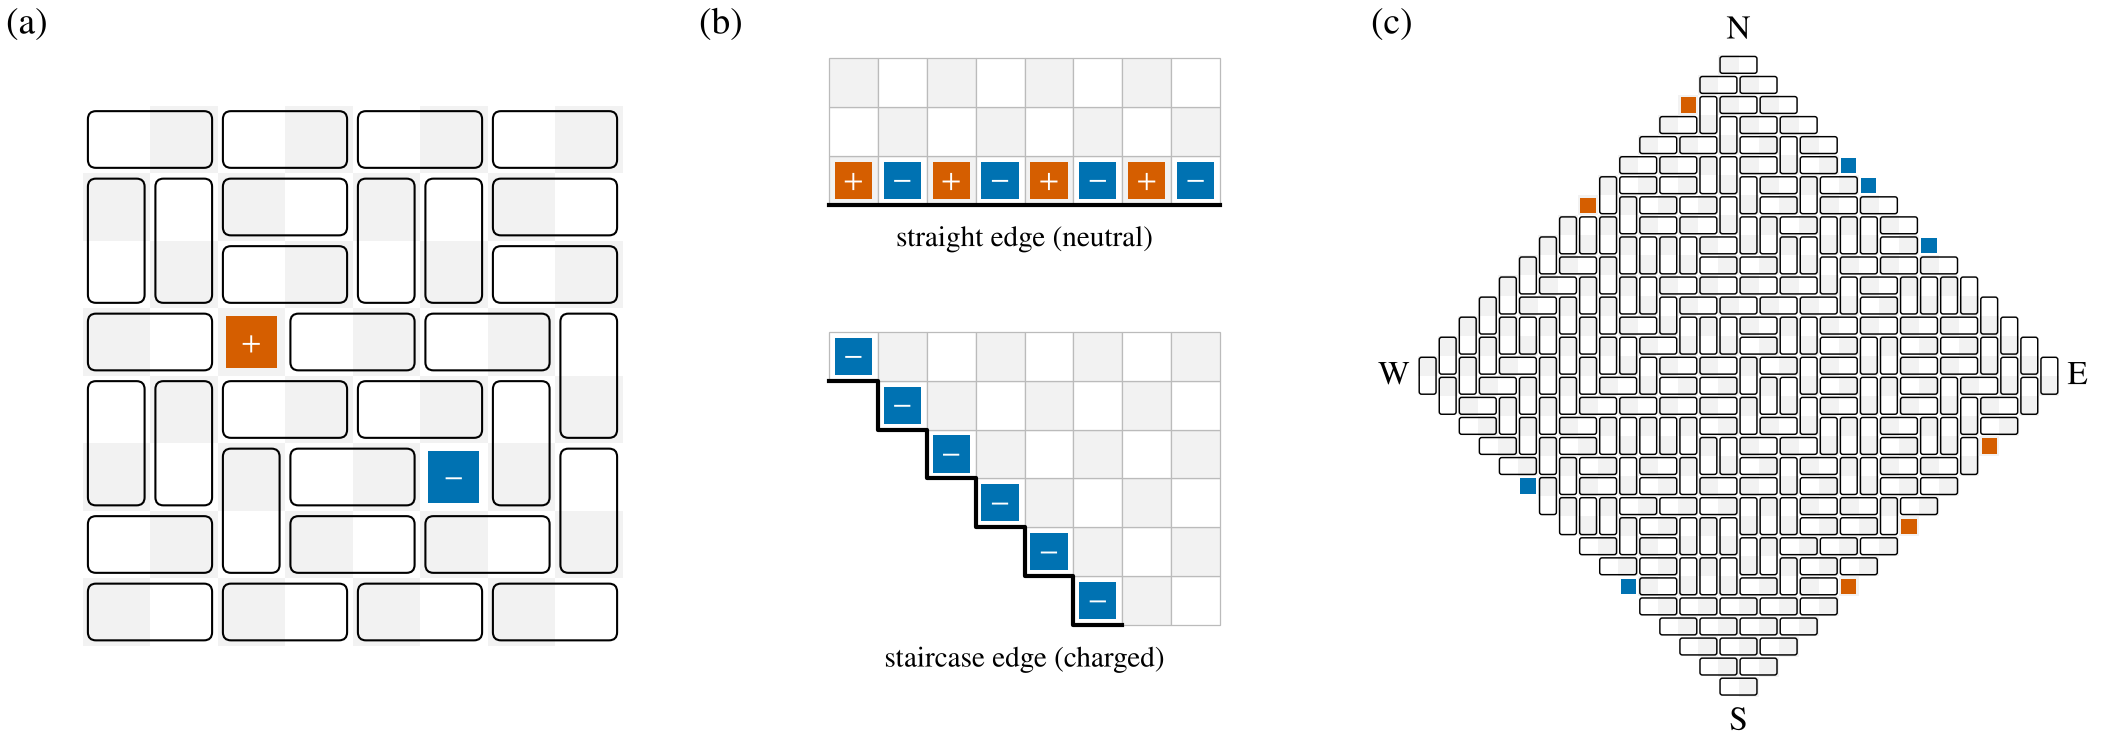

Source code (Python):
"""Fig. 1: vacancies as sublattice charges, the two boundary types, and an Aztec diamond with boundary vacancies."""
import pickle, numpy as np, matplotlib.pyplot as plt
from matplotlib.patches import Rectangle, FancyBboxPatch
from scipy.optimize import linear_sum_assignment
from style import *
rng = np.random.default_rng(7)
def matching(cells, removed=()):
    cells = [c for c in cells if c not in removed]; S = set(cells)
    Bk = [c for c in cells if (c[0] + c[1]) % 2 == 0]; Wh = [c for c in cells if (c[0] + c[1]) % 2 == 1]
    assert len(Bk) == len(Wh), (len(Bk), len(Wh))
    iw = {c: i for i, c in enumerate(Wh)}; cost = np.full((len(Bk), len(Wh)), 1e6)
    for i, (x, y) in enumerate(Bk):
        for d in ((1, 0), (-1, 0), (0, 1), (0, -1)):
            n = (x + d[0], y + d[1])
            if n in S: cost[i, iw[n]] = rng.random()
    r, c = linear_sum_assignment(cost); assert cost[r, c].max() < 10
    return [(Bk[i], Wh[j]) for i, j in zip(r, c)]
def draw_tiling(ax, cells, dom, removed, lw=0.5):
    for (x, y) in cells:
        if (x + y) % 2 == 0: ax.add_patch(Rectangle((x, y), 1, 1, fc="#F2F2F2", ec="none", zorder=0))
    for (a, b) in dom:
        x0, y0 = min(a[0], b[0]), min(a[1], b[1]); w, h = (2, 1) if a[1] == b[1] else (1, 2)
        ax.add_patch(FancyBboxPatch((x0 + .08, y0 + .08), w - .16, h - .16, boxstyle="round,pad=0,rounding_size=0.12", fc="none", ec="k", lw=lw, zorder=2))
    for (x, y) in removed:
        ax.add_patch(Rectangle((x + .12, y + .12), .76, .76, fc=C_POS if (x + y) % 2 == 0 else C_NEG, ec="none", zorder=3))
    ax.set_aspect("equal"); ax.axis("off")

def sq(ax, x, y, lw=0.3, dy=0.0):
    ax.add_patch(Rectangle((x, y + dy), 1, 1, fc="#F2F2F2" if (x + y) % 2 == 0 else "w", ec="#BBBBBB", lw=lw, zorder=0))
def vac(ax, x, y, sign=True, dy=0.0):
    c = C_POS if (x + y) % 2 == 0 else C_NEG
    ax.add_patch(Rectangle((x + .12, y + dy + .12), .76, .76, fc=c, ec="none", zorder=3))
    if sign: ax.text(x + .5, y + dy + .47, "$+$" if (x + y) % 2 == 0 else "$-$", color="w", ha="center", va="center", fontsize=7, zorder=4)
fig = plt.figure(figsize=(TEXTW, 2.6)); Y = 0.955
# (a) bulk patch with a +/- vacancy pair
ax = fig.add_axes([0.035, 0.06, 0.27, 0.84]); fig.text(0.005, Y, "(a)", fontsize=9, va="top")
cells = [(x, y) for x in range(8) for y in range(8)]; rem = [(2, 4), (5, 2)]
draw_tiling(ax, cells, matching(cells, rem), []); [vac(ax, *c) for c in rem]; ax.set_xlim(-.2, 8.2); ax.set_ylim(-.2, 8.2)
# (b) boundary types
ax = fig.add_axes([0.37, 0.06, 0.24, 0.84]); fig.text(0.335, Y, "(b)", fontsize=9, va="top")
for x in range(8):
    for y in range(3): sq(ax, x, y, dy=8.6)
    vac(ax, x, 0, dy=8.6)
ax.plot([0, 8], [8.6, 8.6], "k-", lw=1.0); ax.text(4, 8.2, "straight edge (neutral)", ha="center", va="top", fontsize=7)
c0 = 5; xs, ys = [], []
for x in range(8):
    for y in range(6):
        if x + y >= c0: sq(ax, x, y)
        if x + y == c0: vac(ax, x, y)
for x in range(0, 6): xs += [x, x, x + 1]; ys += [c0 - x + 1, c0 - x, c0 - x]
ax.plot(xs[1:], ys[1:], "k-", lw=1.0); ax.text(4, -0.4, "staircase edge (charged)", ha="center", va="top", fontsize=7)
ax.set_xlim(-.3, 8.3); ax.set_ylim(-1.6, 11.8); ax.set_aspect("equal"); ax.axis("off")
# (c) Aztec diamond with boundary vacancies
ax = fig.add_axes([0.66, 0.0, 0.34, 0.96]); fig.text(0.655, Y, "(c)", fontsize=9, va="top")
smp = pickle.load(open("../data/fig1_sample.pkl", "rb")); N = smp["N"]     # equilibrium sample, made by sample_aztec.py
cells = [(x, y) for y in range(2 * N) for x in range(2 * N) if abs(x - N + .5) + abs(y - N + .5) <= N]
draw_tiling(ax, cells, smp["dominoes"], [], lw=0.35); [vac(ax, *c, sign=False) for c in smp["vac"]]
for t, (x, y), ha, va in (("S", (N, -0.4), "center", "top"), ("N", (N, 2 * N + .4), "center", "bottom"), ("W", (-0.4, N), "right", "center"), ("E", (2 * N + .4, N), "left", "center")):
    ax.text(x, y, t, ha=ha, va=va, fontsize=8)
ax.set_xlim(-1.8, 2 * N + 1.8); ax.set_ylim(-1.8, 2 * N + 1.8)
save(fig, "fig1_model")
